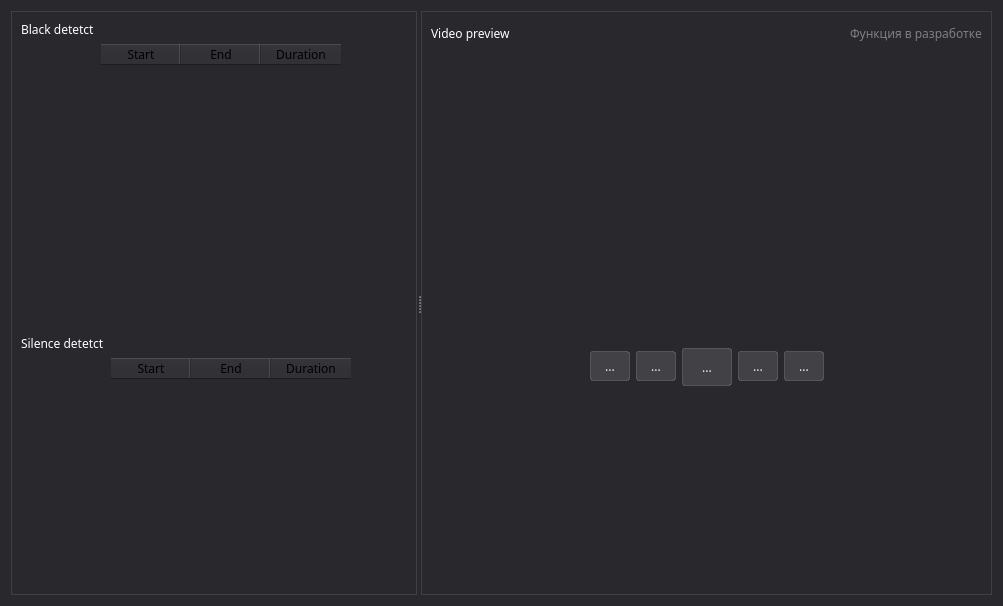
<?xml version="1.0" encoding="UTF-8"?>
<ui version="4.0">
 <class>BlckSlncDialog</class>
 <widget class="QDialog" name="BlckSlncDialog">
  <property name="geometry">
   <rect>
    <x>0</x>
    <y>0</y>
    <width>1003</width>
    <height>606</height>
   </rect>
  </property>
  <property name="windowTitle">
   <string>Dialog</string>
  </property>
  <property name="styleSheet">
   <string notr="true">background-color: rgb(40, 40, 45);
font-family: Noto Sans;</string>
  </property>
  <layout class="QGridLayout" name="gridLayout_3">
   <item row="0" column="0">
    <widget class="QSplitter" name="splitter">
     <property name="orientation">
      <enum>Qt::Horizontal</enum>
     </property>
     <widget class="QFrame" name="frame_tables">
      <property name="styleSheet">
       <string notr="true">QFrame#frame_tables{
     border: 1px solid rgb(63,64,66);
}</string>
      </property>
      <property name="frameShape">
       <enum>QFrame::StyledPanel</enum>
      </property>
      <property name="frameShadow">
       <enum>QFrame::Raised</enum>
      </property>
      <layout class="QVBoxLayout" name="verticalLayout">
       <item>
        <layout class="QFormLayout" name="formLayout_2">
         <item row="0" column="0">
          <widget class="QLabel" name="label">
           <property name="maximumSize">
            <size>
             <width>16777215</width>
             <height>25</height>
            </size>
           </property>
           <property name="styleSheet">
            <string notr="true">color: white</string>
           </property>
           <property name="text">
            <string>Black detetct</string>
           </property>
          </widget>
         </item>
         <item row="1" column="1">
          <widget class="QTableWidget" name="blck_table">
           <property name="minimumSize">
            <size>
             <width>0</width>
             <height>250</height>
            </size>
           </property>
           <property name="maximumSize">
            <size>
             <width>280</width>
             <height>350</height>
            </size>
           </property>
           <property name="styleSheet">
            <string notr="true">border: none</string>
           </property>
           <property name="alternatingRowColors">
            <bool>true</bool>
           </property>
           <property name="showGrid">
            <bool>false</bool>
           </property>
           <property name="cornerButtonEnabled">
            <bool>false</bool>
           </property>
           <property name="columnCount">
            <number>3</number>
           </property>
           <attribute name="horizontalHeaderMinimumSectionSize">
            <number>30</number>
           </attribute>
           <attribute name="horizontalHeaderDefaultSectionSize">
            <number>80</number>
           </attribute>
           <attribute name="verticalHeaderVisible">
            <bool>false</bool>
           </attribute>
           <attribute name="verticalHeaderDefaultSectionSize">
            <number>24</number>
           </attribute>
           <column>
            <property name="text">
             <string>Start</string>
            </property>
           </column>
           <column>
            <property name="text">
             <string>End</string>
            </property>
           </column>
           <column>
            <property name="text">
             <string>Duration</string>
            </property>
           </column>
          </widget>
         </item>
         <item row="2" column="1">
          <spacer name="verticalSpacer_3">
           <property name="orientation">
            <enum>Qt::Vertical</enum>
           </property>
           <property name="sizeHint" stdset="0">
            <size>
             <width>20</width>
             <height>40</height>
            </size>
           </property>
          </spacer>
         </item>
        </layout>
       </item>
       <item>
        <layout class="QFormLayout" name="formLayout">
         <item row="0" column="0">
          <widget class="QLabel" name="label_2">
           <property name="maximumSize">
            <size>
             <width>16777215</width>
             <height>25</height>
            </size>
           </property>
           <property name="styleSheet">
            <string notr="true">color: white</string>
           </property>
           <property name="text">
            <string>Silence detetct</string>
           </property>
          </widget>
         </item>
         <item row="1" column="1">
          <widget class="QTableWidget" name="slnc_table">
           <property name="minimumSize">
            <size>
             <width>260</width>
             <height>0</height>
            </size>
           </property>
           <property name="maximumSize">
            <size>
             <width>280</width>
             <height>350</height>
            </size>
           </property>
           <property name="styleSheet">
            <string notr="true">border: none</string>
           </property>
           <property name="alternatingRowColors">
            <bool>true</bool>
           </property>
           <property name="showGrid">
            <bool>false</bool>
           </property>
           <property name="cornerButtonEnabled">
            <bool>false</bool>
           </property>
           <property name="columnCount">
            <number>3</number>
           </property>
           <attribute name="horizontalHeaderDefaultSectionSize">
            <number>80</number>
           </attribute>
           <attribute name="verticalHeaderVisible">
            <bool>false</bool>
           </attribute>
           <column>
            <property name="text">
             <string>Start</string>
            </property>
           </column>
           <column>
            <property name="text">
             <string>End</string>
            </property>
           </column>
           <column>
            <property name="text">
             <string>Duration</string>
            </property>
           </column>
          </widget>
         </item>
         <item row="2" column="1">
          <spacer name="verticalSpacer_2">
           <property name="orientation">
            <enum>Qt::Vertical</enum>
           </property>
           <property name="sizeHint" stdset="0">
            <size>
             <width>20</width>
             <height>40</height>
            </size>
           </property>
          </spacer>
         </item>
        </layout>
       </item>
      </layout>
     </widget>
     <widget class="QFrame" name="frame_videoplayer">
      <property name="styleSheet">
       <string notr="true">QFrame#frame_videoplayer{
     border: 1px solid rgb(63,64,66);
}</string>
      </property>
      <property name="frameShape">
       <enum>QFrame::StyledPanel</enum>
      </property>
      <property name="frameShadow">
       <enum>QFrame::Raised</enum>
      </property>
      <layout class="QGridLayout" name="gridLayout_2">
       <item row="0" column="0">
        <layout class="QGridLayout" name="gridLayout">
         <item row="0" column="0" alignment="Qt::AlignLeft">
          <widget class="QLabel" name="label_3">
           <property name="maximumSize">
            <size>
             <width>100</width>
             <height>25</height>
            </size>
           </property>
           <property name="styleSheet">
            <string notr="true">color: white</string>
           </property>
           <property name="text">
            <string>Video preview</string>
           </property>
          </widget>
         </item>
         <item row="0" column="2" alignment="Qt::AlignRight">
          <widget class="QLabel" name="label_4">
           <property name="minimumSize">
            <size>
             <width>0</width>
             <height>25</height>
            </size>
           </property>
           <property name="maximumSize">
            <size>
             <width>150</width>
             <height>25</height>
            </size>
           </property>
           <property name="styleSheet">
            <string notr="true">color: grey
</string>
           </property>
           <property name="text">
            <string>Функция в разработке</string>
           </property>
          </widget>
         </item>
         <item row="1" column="0" colspan="3" alignment="Qt::AlignHCenter">
          <widget class="QLabel" name="video_player_img">
           <property name="enabled">
            <bool>false</bool>
           </property>
           <property name="sizePolicy">
            <sizepolicy hsizetype="Fixed" vsizetype="Fixed">
             <horstretch>0</horstretch>
             <verstretch>0</verstretch>
            </sizepolicy>
           </property>
           <property name="minimumSize">
            <size>
             <width>500</width>
             <height>280</height>
            </size>
           </property>
           <property name="maximumSize">
            <size>
             <width>900</width>
             <height>400</height>
            </size>
           </property>
           <property name="baseSize">
            <size>
             <width>500</width>
             <height>280</height>
            </size>
           </property>
           <property name="text">
            <string/>
           </property>
           <property name="pixmap">
            <pixmap resource="../icons.qrc">:/imgs/img/video_player.png</pixmap>
           </property>
           <property name="scaledContents">
            <bool>true</bool>
           </property>
           <property name="alignment">
            <set>Qt::AlignLeading|Qt::AlignLeft|Qt::AlignVCenter</set>
           </property>
           <property name="wordWrap">
            <bool>false</bool>
           </property>
           <property name="indent">
            <number>-1</number>
           </property>
           <property name="buddy">
            <cstring>Buttons</cstring>
           </property>
          </widget>
         </item>
         <item row="2" column="1" alignment="Qt::AlignHCenter|Qt::AlignVCenter">
          <widget class="QFrame" name="Buttons">
           <property name="minimumSize">
            <size>
             <width>250</width>
             <height>50</height>
            </size>
           </property>
           <property name="maximumSize">
            <size>
             <width>300</width>
             <height>60</height>
            </size>
           </property>
           <property name="styleSheet">
            <string notr="true">QToolButton{
	 color: rgb(255, 255, 255);
     background-color:rgba(255,255,255,30);
     border: 1px solid rgba(255,255,255,40);
     border-radius:3px;
}
QToolButton:hover{
background-color:rgba(255,255,255,50);
}
QToolButton:pressed{
background-color:rgba(255,255,255,70);
}</string>
           </property>
           <layout class="QHBoxLayout" name="horizontalLayout">
            <item>
             <widget class="QToolButton" name="blck_openButton">
              <property name="minimumSize">
               <size>
                <width>40</width>
                <height>30</height>
               </size>
              </property>
              <property name="maximumSize">
               <size>
                <width>40</width>
                <height>30</height>
               </size>
              </property>
              <property name="text">
               <string>...</string>
              </property>
              <property name="icon">
               <iconset resource="../icons.qrc">
                <normaloff>:/bl_img/icons/folder_open_FILL0_wght400_GRAD0_opsz24.svg</normaloff>:/bl_img/icons/folder_open_FILL0_wght400_GRAD0_opsz24.svg</iconset>
              </property>
              <property name="iconSize">
               <size>
                <width>20</width>
                <height>30</height>
               </size>
              </property>
             </widget>
            </item>
            <item>
             <widget class="QToolButton" name="blck_prevButton">
              <property name="minimumSize">
               <size>
                <width>40</width>
                <height>30</height>
               </size>
              </property>
              <property name="maximumSize">
               <size>
                <width>40</width>
                <height>30</height>
               </size>
              </property>
              <property name="text">
               <string>...</string>
              </property>
              <property name="icon">
               <iconset resource="../icons.qrc">
                <normaloff>:/bl_img/icons/skip_previous_FILL0_wght400_GRAD0_opsz24.svg</normaloff>:/bl_img/icons/skip_previous_FILL0_wght400_GRAD0_opsz24.svg</iconset>
              </property>
              <property name="iconSize">
               <size>
                <width>20</width>
                <height>30</height>
               </size>
              </property>
             </widget>
            </item>
            <item>
             <widget class="QToolButton" name="blck_playButton">
              <property name="minimumSize">
               <size>
                <width>50</width>
                <height>38</height>
               </size>
              </property>
              <property name="maximumSize">
               <size>
                <width>45</width>
                <height>35</height>
               </size>
              </property>
              <property name="text">
               <string>...</string>
              </property>
              <property name="icon">
               <iconset resource="../icons.qrc">
                <normaloff>:/bl_img/icons/play_arrow_FILL0_wght400_GRAD0_opsz24.svg</normaloff>:/bl_img/icons/play_arrow_FILL0_wght400_GRAD0_opsz24.svg</iconset>
              </property>
              <property name="iconSize">
               <size>
                <width>25</width>
                <height>35</height>
               </size>
              </property>
             </widget>
            </item>
            <item>
             <widget class="QToolButton" name="blck_nextButton">
              <property name="minimumSize">
               <size>
                <width>40</width>
                <height>30</height>
               </size>
              </property>
              <property name="maximumSize">
               <size>
                <width>40</width>
                <height>30</height>
               </size>
              </property>
              <property name="text">
               <string>...</string>
              </property>
              <property name="icon">
               <iconset resource="../icons.qrc">
                <normaloff>:/bl_img/icons/skip_next_FILL0_wght400_GRAD0_opsz24.svg</normaloff>:/bl_img/icons/skip_next_FILL0_wght400_GRAD0_opsz24.svg</iconset>
              </property>
              <property name="iconSize">
               <size>
                <width>20</width>
                <height>30</height>
               </size>
              </property>
             </widget>
            </item>
            <item>
             <widget class="QToolButton" name="blck_muteButton">
              <property name="minimumSize">
               <size>
                <width>40</width>
                <height>30</height>
               </size>
              </property>
              <property name="maximumSize">
               <size>
                <width>40</width>
                <height>30</height>
               </size>
              </property>
              <property name="text">
               <string>...</string>
              </property>
              <property name="icon">
               <iconset resource="../icons.qrc">
                <normaloff>:/bl_img/icons/no_sound_FILL0_wght400_GRAD0_opsz24.svg</normaloff>:/bl_img/icons/no_sound_FILL0_wght400_GRAD0_opsz24.svg</iconset>
              </property>
              <property name="iconSize">
               <size>
                <width>20</width>
                <height>30</height>
               </size>
              </property>
             </widget>
            </item>
           </layout>
          </widget>
         </item>
         <item row="3" column="1">
          <spacer name="verticalSpacer">
           <property name="orientation">
            <enum>Qt::Vertical</enum>
           </property>
           <property name="sizeHint" stdset="0">
            <size>
             <width>20</width>
             <height>40</height>
            </size>
           </property>
          </spacer>
         </item>
        </layout>
       </item>
      </layout>
     </widget>
    </widget>
   </item>
  </layout>
 </widget>
 <resources>
  <include location="../icons.qrc"/>
 </resources>
 <connections/>
</ui>
